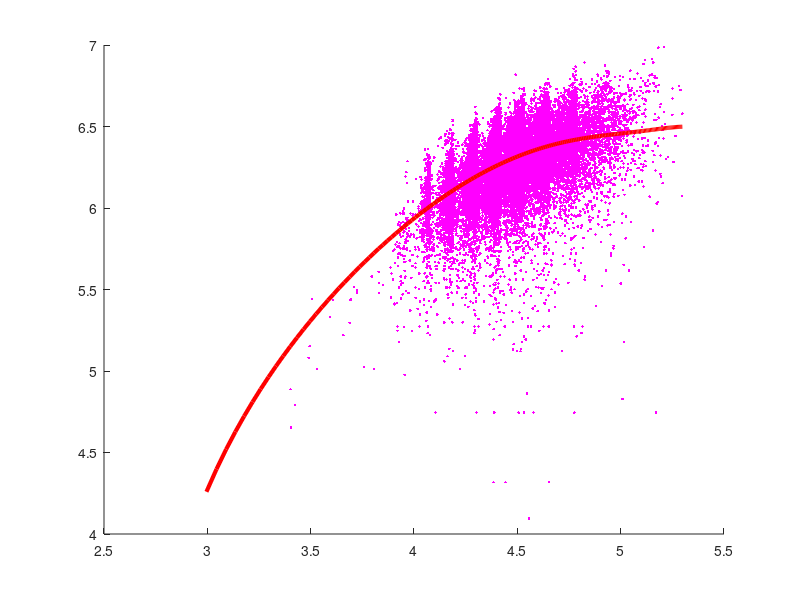

Write the MATLAB code that produced this figure. (Note: this script raises an error after producing the figure.)
clear;

load data.csv;

I_m = data(:,1) == 1.0;
I_f = data(:,1) == 0.0;



male = data(I_m,:);
female = data(I_f,:);


bw_m = male(:,2);
bw_f = female(:,2);

sq_m = male(:,3);
sq_f = female(:,3);

bp_m = male(:,4);
bp_f = female(:,4);

dl_m = male(:,5);
dl_f = female(:,5);

total_m = sq_m + bp_m + dl_m;
total_f = sq_f + bp_f + dl_f;

y = log(total_m);
X = log(bw_m);

scatter(X,y,[],'m','.');
hold on;

% Actual wilks formula

a=-216.0475144;
b=16.2606339;
c=-0.002388645;
d=-0.00113732;
e=7.01863E-06;
f=-1.291E-08;

theta = [a b c d e f]';
t = (20:200)';
m = length(t);
X = [ones(m,1) t t.^2 t.^3 t.^4 t.^5];
w = 0.70612*X*theta;
plot(log(t),log(w),'r',"linewidth",3);

% %%%%%%%%%%%%%%%%%%%%%%%%%%%%%%%%%%%%%%%%%%%%%%%%%%%%

m = size(male,1);

nz = bw_m / 180;

X = [ones(m,1) bw_m bw_m.^2 bw_m.^3 bw_m.^4 bw_m.^5];
realWilks500 = X*theta;
avgWilks = total_m' * realWilks500 / (realWilks500' * realWilks500);
disp(rmse(log(avgWilks*realWilks500),log(total_m)));







